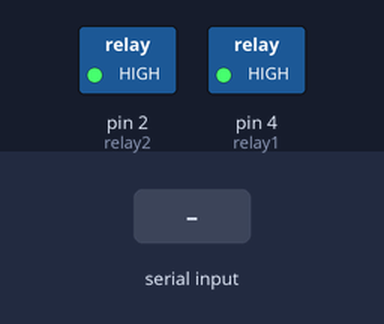
This sketch was run on a simulated Arduino Uno, built with avr-gcc and run on an emulated ATmega328P. Parts: switched loads named in the sketch (green lamp = pin HIGH). The test bench sets the inputs (shaded band). What the sketch prints to the serial monitor is not drawn.

Above: at 1.3 s.
1.4 s: "buka1\n" received over Serial
At 2.2 s:
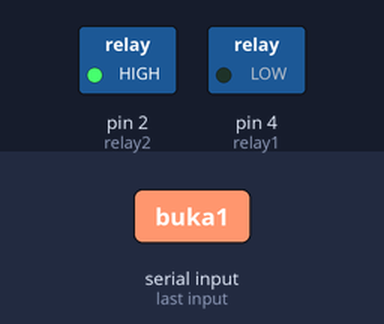
2.9 s: "buka2\n" received over Serial
At 3.3 s:
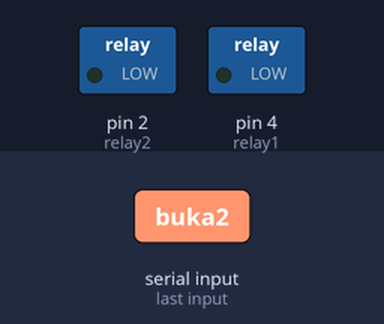
4.4 s: "tutup1\n" received over Serial
At 5.6 s:
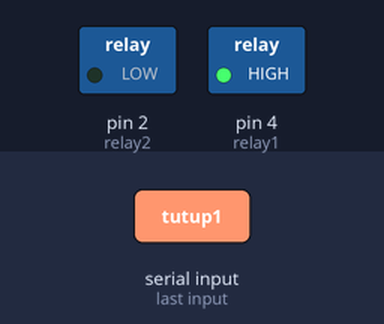
5.9 s: "tutup2\n" received over Serial
At 6.8 s:
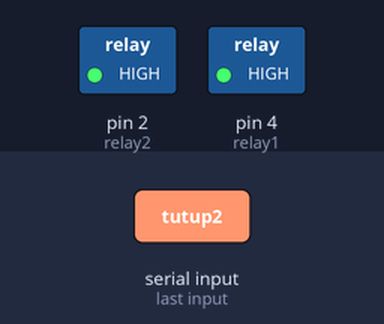
Timing chart, 0 to 8.4 s (numbered marks = the images above; inputs shaded):
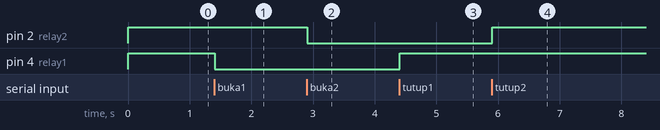

Measured:
- after the input at 1.4 s, pin 4 (relay1): HIGH → LOW at once
- after the input at 2.9 s, pin 2 (relay2): HIGH → LOW at once
- after the input at 4.4 s, pin 4 (relay1): LOW → HIGH at once
- after the input at 5.9 s, pin 2 (relay2): LOW → HIGH at once

The sketch:

keduanya.ino
```cpp
// =====================================
// Kontrol 2 Relay via Serial Monitor
// Mode: Aktif LOW
// =====================================

const int relay1 = 4;  // Relay 1 di pin 4
const int relay2 = 2;  // Relay 2 di pin 2
String inputData = ""; // Menyimpan input dari Serial

void setup() {
  Serial.begin(9600);
  pinMode(relay1, OUTPUT);
  pinMode(relay2, OUTPUT);

  // Matikan relay di awal (HIGH = nonaktif)
  digitalWrite(relay1, HIGH);
  digitalWrite(relay2, HIGH);

  Serial.println("=== Kontrol Relay (Aktif LOW) ===");
  Serial.println("Ketik 'buka1'  -> Aktifkan Relay 1");
  Serial.println("Ketik 'tutup1' -> Nonaktifkan Relay 1");
  Serial.println("Ketik 'buka2'  -> Aktifkan Relay 2");
  Serial.println("Ketik 'tutup2' -> Nonaktifkan Relay 2");
  Serial.println("==================================");
}

void loop() {
  // Cek apakah ada data masuk dari Serial Monitor
  if (Serial.available() > 0) {
    inputData = Serial.readStringUntil('\n');  // Baca sampai tekan Enter
    inputData.trim(); // Hapus spasi atau karakter tak perlu

    if (inputData == "buka1") {
      digitalWrite(relay1, LOW); // Aktifkan relay 1
      Serial.println("Relay 1 AKTIF ✅");
    }
    else if (inputData == "tutup1") {
      digitalWrite(relay1, HIGH); // Nonaktifkan relay 1
      Serial.println("Relay 1 NONAKTIF ❌");
    }
    else if (inputData == "buka2") {
      digitalWrite(relay2, LOW); // Aktifkan relay 2
      Serial.println("Relay 2 AKTIF ✅");
    }
    else if (inputData == "tutup2") {
      digitalWrite(relay2, HIGH); // Nonaktifkan relay 2
      Serial.println("Relay 2 NONAKTIF ❌");
    }
    else {
      Serial.println("Perintah tidak dikenal ⚠️");
    }
  }
}
```
